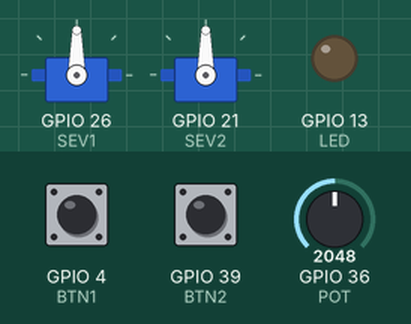
Recording of a sketch running on a simulated ESP32. Parts: 2 × servo, output pins drawn as LEDs (lit = HIGH). Dashed ring = blinking. The inputs (shaded band) are chosen by the test bench; at power-on: GPIO 4 (BTN1) LOW, GPIO 39 (BTN2) LOW, GPIO 36 (POT) = 2048.

Above: at 1.2 s.
1.3 s: GPIO 4 (BTN1) pulled HIGH for 0.15 s
At 3.2 s:
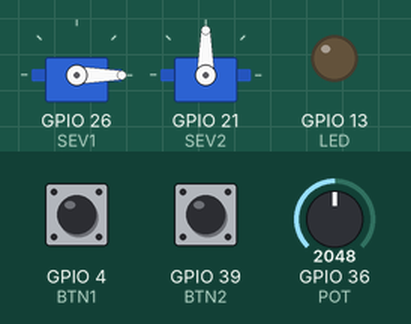
4.3 s: GPIO 39 (BTN2) pulled HIGH for 0.15 s
At 6.7 s:
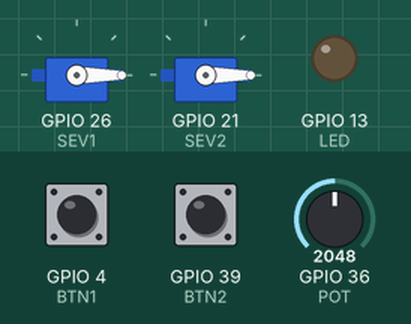
7.3 s: GPIO 4 (BTN1) pulled HIGH for 1 s
At 7.45 s:
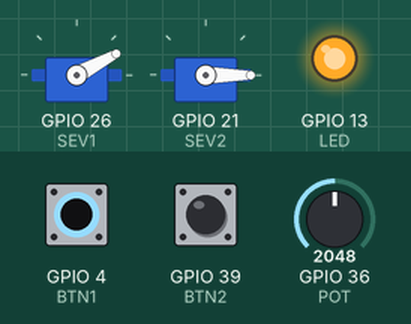
10.3 s: GPIO 4 (BTN1) driven HIGH and GPIO 39 (BTN2) driven HIGH
At 10.9 s:
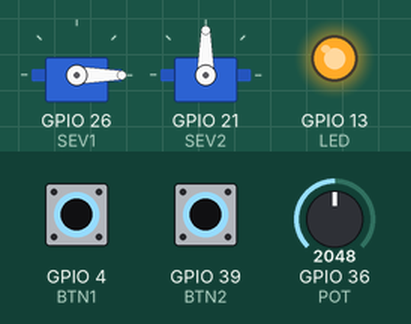
13.3 s: GPIO 39 (BTN2) pulsed LOW 5 times (0.12 s each, 0.3 s apart)
At 14.32 s:
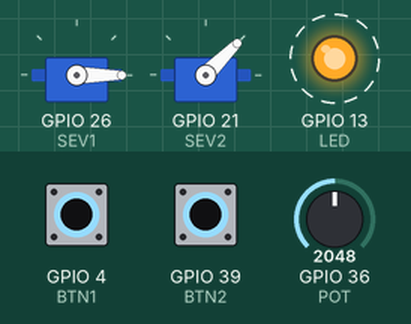
Timing chart, 0 to 17.2 s (numbered marks = the images above; inputs shaded):
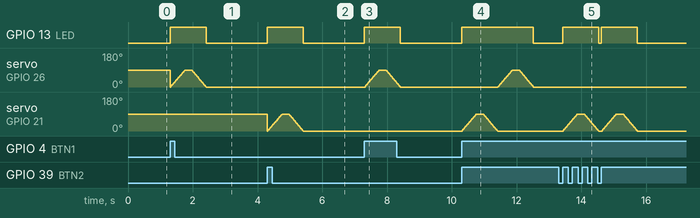

Measured:
- after the input at 1.3 s, GPIO 13 (LED): LOW → HIGH at once, → LOW 1.1 s later
- after the input at 4.3 s, GPIO 13 (LED): LOW → HIGH at once, → LOW 1.1 s later
- after the input at 7.3 s, GPIO 13 (LED): LOW → HIGH at once, → LOW 1.1 s later; servo on GPIO 26 (SEV1): rises from 0° to 90° in 0.43 s, then falls to 0° in 0.66 s
- after the input at 10.3 s, GPIO 13 (LED): LOW → HIGH at once, → LOW 2.2 s later; servo on GPIO 26 (SEV1): rises from 0° to 90° in 0.44 s, then falls to 0° in 0.66 s; servo on GPIO 21 (SEV2): rises from 0° to 90° in 0.43 s, then falls to 0° in 0.67 s

The sketch:

double_servo_control.ino
```cpp
// Double Servo with button and pot control

// Two buttons, one for each servo, when button is pressed the

#include <Arduino.h>
#include <ESP32Servo.h>


// Setup --------------------------------

// define pins
#define SEV1 26
#define SEV2 21
#define POT 36
#define BTN1 4
#define BTN2 39
#define LED 13

// define basic variables
int state = 0;

// define potentiometer variables
int pot_reading;                  // current potentiometer reading
const int max_pot_reading = 4095; // define maximum potentiometer reading
int output_val;                   // current output value

// define servo variables
int pos = 0;    // variable to store the servo position
const int max_pos = 90; // max angle
int curr_speed;
const int high_speed = 1;
const int med_speed = 5;
const int low_speed = 9;

// define button variables and isrs
volatile bool button1IsPressed = false;
volatile bool button2IsPressed = false;

void IRAM_ATTR pressed1_isr() {  // the function to be called when btn pressed
  button1IsPressed = true;
}

void IRAM_ATTR pressed2_isr() {  // the function to be called when btn pressed
  button2IsPressed = true;
}

// create servo objects to control servos
Servo myservo1;
Servo myservo2;

void setup() {
  // Setup pins
  pinMode(LED, OUTPUT);
  pinMode(BTN1, INPUT);
  pinMode(BTN2, INPUT);
  pinMode(POT, INPUT);
  myservo1.attach(SEV1);
  myservo2.attach(SEV2);

  // attatch interrupts to buttons
  attachInterrupt(BTN1, pressed1_isr, RISING);
  attachInterrupt(BTN2, pressed2_isr, RISING);

  // start serial for debugging
  Serial.begin(115200);

  // ensure LED is off before starting
  digitalWrite(LED, LOW);
}


//Main loop ------------------------------------
void loop() {
  switch(state){

    // idle
    case 0:
      // if buttons pressed
      if (button1IsPressed) {state = 1;}
      if (button2IsPressed) {state = 2;}
      break;

    // servo1 moving
    case 1:
      digitalWrite(LED, HIGH);   // turn on LED
      // get curr speed from pot
      pot_reading  = analogRead(POT);
      curr_speed = pot_map(pot_reading);
      // scan from 0 to max and back at the selected speed
      servo1_move(0, max_pos, curr_speed);
      delay(200);
      servo1_move(max_pos, 0, curr_speed);
      digitalWrite(LED, LOW);   // turn off LED
      // return to idle
      button1IsPressed = false;
      state = 0;
      break;


    // servo 2 moving
    case 2:
      digitalWrite(LED, HIGH);   // turn on LED
      // get curr speed from pot
      pot_reading  = analogRead(POT);
      curr_speed = pot_map(pot_reading);
      // scan from 0 to max and back at the selected speed
      servo2_move(0, max_pos, curr_speed);
      delay(200);
      servo2_move(max_pos, 0, curr_speed);
      digitalWrite(LED, LOW);   // turn off LED
      // return to idle
      button2IsPressed = false;
      state = 0;
      break;
  }

}


// Functions ------------------------

// function to move motor from start_pos to end_pos at speed (speed is time delay between each position step
void servo1_move(int start_pos, int end_pos, int servo_speed){
  // if start and end position are equal do nothing
  if (start_pos == end_pos){}
  // if start is less than end step up to end_pos
  else if (start_pos < end_pos) {
      for (pos = start_pos; pos <= end_pos; pos += 1) {
        myservo1.write(pos);
        delay(servo_speed);
      }
  // if start is more than end step down to end_pos
  } else {
      for (pos = start_pos; pos >= end_pos; pos -= 1) {
        myservo1.write(pos);
        delay(servo_speed);
      }
  }
}

// function to move motor from start_pos to end_pos at speed (speed is time delay between each position step
void servo2_move(int start_pos, int end_pos, int servo_speed){
  // if start and end position are equal do nothing
  if (start_pos == end_pos){}
  // if start is less than end step up to end_pos
  else if (start_pos < end_pos) {
      for (pos = start_pos; pos <= end_pos; pos += 1) {
        myservo2.write(pos);
        delay(servo_speed);
      }
  // if start is more than end step down to end_pos
  } else {
      for (pos = start_pos; pos >= end_pos; pos -= 1) {
        myservo2.write(pos);
        delay(servo_speed);
      }
  }
}
```

helper_funcs.ino
```cpp
// funtion to map the potentiometer value to low med high _speed
int pot_map(int reading){
  if (reading < max_pot_reading/3) {return low_speed;}
  else if (reading < max_pot_reading*2/3) {return med_speed;}
  else {return high_speed;}
}
```
